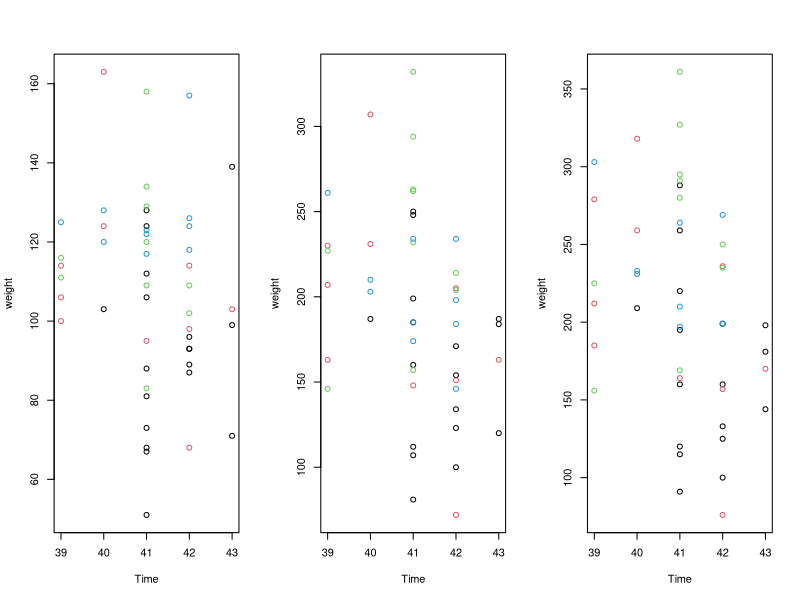
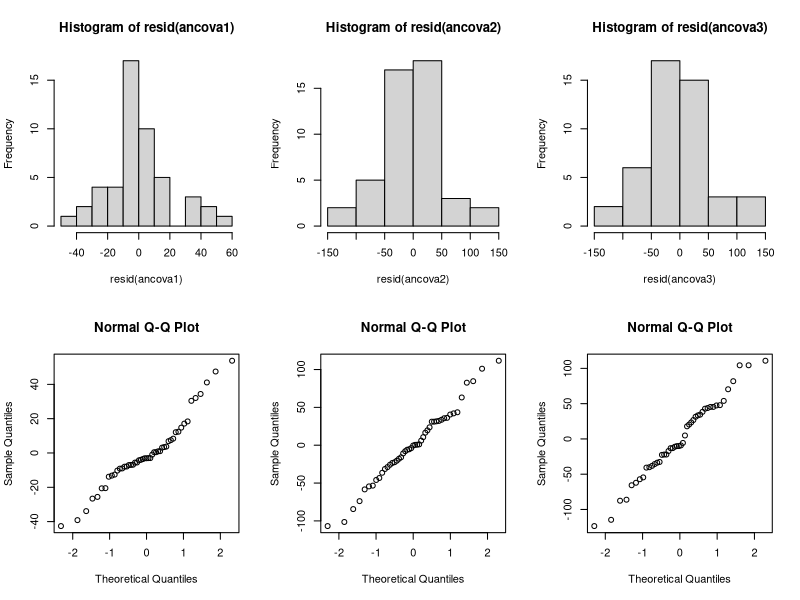

These charts were generated, in order, by the following R code: (Note: this script raises an error after producing the figures.)
## ---- chunk 1
knitr::opts_chunk$set(echo = TRUE)
## ---- chunk 2
library(dplyr)
data <- ChickWeight %>%
group_by(Chick) %>%
mutate(birthWeight = weight[Time==0])
data
## ---- chunk 3
ChickWeight_10 <- data[data["Time"]==10,]
ChickWeight_18 <- data[data["Time"]==18,]
ChickWeight_20 <- data[data["Time"]==20,]
## ---- chunk 4

ancova1 <- lm(weight ~ birthWeight + Diet, data=ChickWeight_10)
anova(ancova1)
## ---- chunk 5
ancova2 <- lm(weight ~ birthWeight+ Diet, data=ChickWeight_18)
anova(ancova2)
## ---- chunk 6
ancova3 <- lm(weight ~ birthWeight + Diet, data=ChickWeight_20)
anova(ancova3)
## ---- chunk 7
## using compound symmetry for the variance-covariance structure
library(nlme)
data1 <- data[data$Time %in% c(10,18,20), ]
data1 <- groupedData(weight ~ Diet | Chick, data = data1)
compsym <- gls(weight ~ birthWeight + Diet*factor(Time), data = data1,
corr = corCompSymm(form = ~ 1 | Chick))
anova(compsym)
## ---- chunk 8
## using unstructured covariance for the variance-covariance structure
## Option "corr = corSymm" specifies that the correlation structure is unstructured
unstruct <- gls(weight ~ birthWeight + Diet*factor(Time), data = data1,
corr=corSymm(form= ~ 1 | Chick),
weights = varIdent(form = ~ 1 | Time))
anova(unstruct)
## ---- chunk 9
anova(compsym,unstruct)
## ---- chunk 10
res1<-aov(weight~ birthWeight + Diet + birthWeight:Diet,data=ChickWeight_10)
summary(res1)
## ---- chunk 11
par(mfrow=c(1,3))
plot(ChickWeight_10$birthWeight,ChickWeight_10$weight,col=ChickWeight_10$Diet,xlab="Time",ylab="weight")
plot(ChickWeight_18$birthWeight,ChickWeight_18$weight,col=ChickWeight_18$Diet,xlab="Time",ylab="weight")
plot(ChickWeight_20$birthWeight,ChickWeight_20$weight,col=ChickWeight_20$Diet,xlab="Time",ylab="weight")
## ---- chunk 12
aov(weight~Diet,data=ChickWeight_10)
## ---- chunk 13
library(car)

leveneTest(weight~Diet,center=mean,data=ChickWeight_10)
## ---- chunk 14
shapiro.test(resid(ancova1))
## ---- chunk 15
shapiro.test(resid(ancova2))
## ---- chunk 16
shapiro.test(resid(ancova3))
## ---- chunk 17
par(mfrow=c(2,3))
hist(resid(ancova1)); hist(resid(ancova2)); hist(resid(ancova3))
qqnorm(resid(ancova1)); qqnorm(resid(ancova2)); qqnorm(resid(ancova3))
## ---- chunk 18
#check validity for normality
shapiro.test(resid(fit.compsym))
## ---- chunk 19
shapiro.test(resid(fit.unstruct))
## ---- chunk 20
par(mfrow=c(2,2))
hist(resid(fit.compsym)); hist(resid(fit.unstruct))
qqnorm(resid(fit.compsym)); qqnorm(resid(fit.unstruct))
## ---- chunk 21
library(car)
leveneTest(weight ~ Diet, center = mean, data = ChickWeight_10)
## ---- chunk 22
leveneTest(weight ~ Diet, center = mean, data = ChickWeight_18)
## ---- chunk 23
leveneTest(weight ~ Diet, center = mean, data = ChickWeight_20)
## ---- chunk 24
par(mfrow = c(1, 3))
plot(fitted(ancova1), resid(ancova1), main = "Residual plot", xlab = "Fitted values", ylab = "Residuals")
abline(h = 0, col = "blue")
plot(fitted(ancova2), resid(ancova2), main = "Residual plot", xlab = "Fitted values", ylab = "Residuals")
abline(h = 0, col = "blue")
plot(fitted(ancova3), resid(ancova3), main = "Residual plot", xlab = "Fitted values", ylab = "Residuals")
abline(h = 0, col = "blue")
